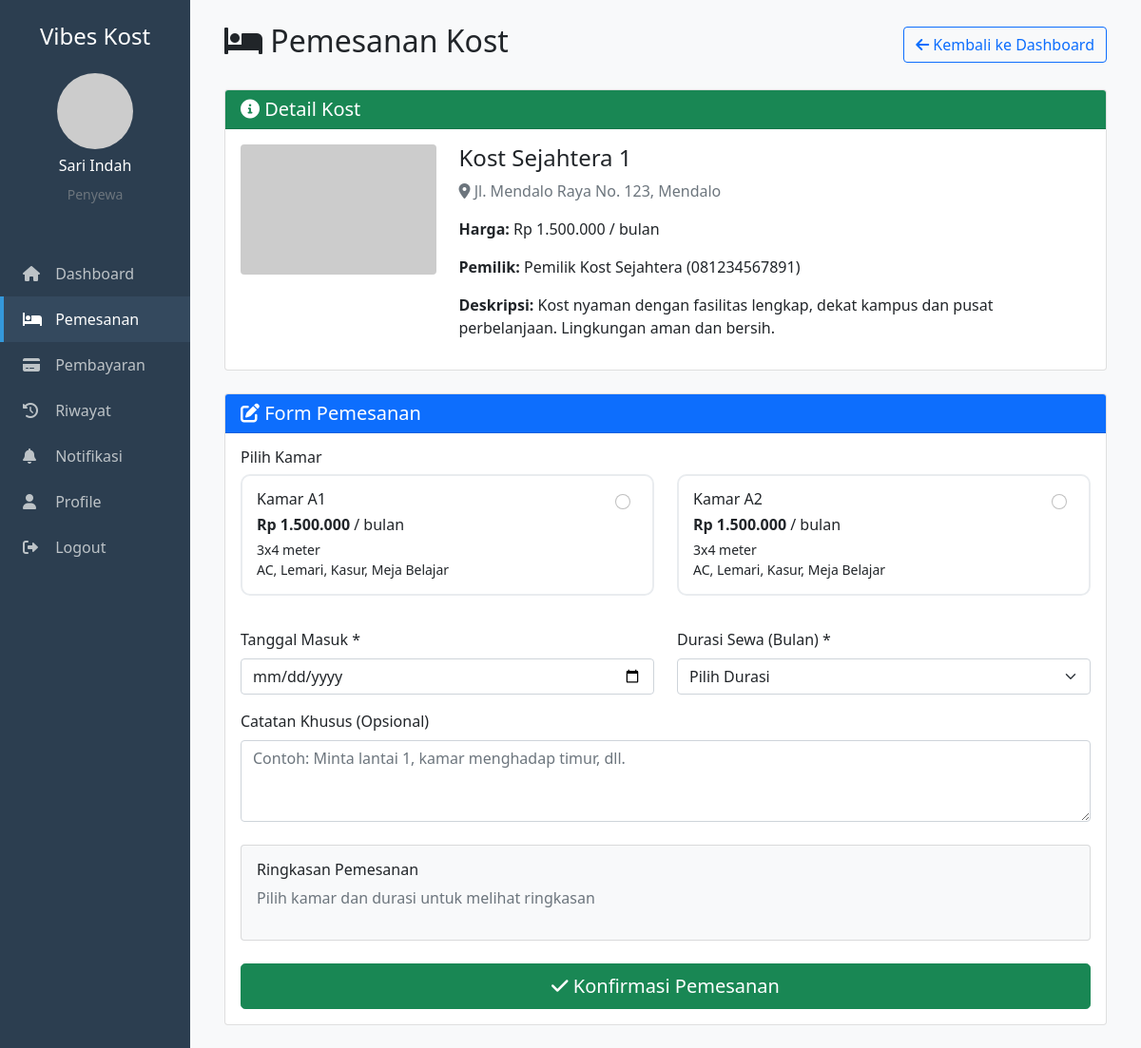
Screenshot of /penyewa/pemesanan.php?kost_id=1 (signed in) with the database file from the repository.
### tables this page shows
CREATE TABLE kost (
    id INT PRIMARY KEY AUTO_INCREMENT,
    pemilik_id INT NOT NULL,
    nama_kost VARCHAR(100) NOT NULL,
    alamat TEXT NOT NULL,
    deskripsi TEXT,
    harga_per_bulan DECIMAL(12,2) NOT NULL,
    latitude DECIMAL(10,8),
    longitude DECIMAL(11,8),
    foto_kost VARCHAR(255) DEFAULT 'default.jpg',
    fasilitas TEXT,
    peraturan TEXT,
    status ENUM('tersedia','tidak_tersedia') DEFAULT 'tersedia',
    created_at TIMESTAMP DEFAULT CURRENT_TIMESTAMP,
    updated_at TIMESTAMP DEFAULT CURRENT_TIMESTAMP ON UPDATE CURRENT_TIMESTAMP,
    FOREIGN KEY (pemilik_id) REFERENCES users(id) ON DELETE CASCADE
);

CREATE TABLE users (
    id INT PRIMARY KEY AUTO_INCREMENT,
    nama VARCHAR(100) NOT NULL,
    email VARCHAR(100) UNIQUE NOT NULL,
    password VARCHAR(255) NOT NULL,
    role ENUM('admin','pemilik','penyewa') NOT NULL,
    no_telepon VARCHAR(20),
    alamat TEXT,
     
    bank_nama VARCHAR(100),
    bank_nomor VARCHAR(50),
    bank_atas_nama VARCHAR(100),
    foto_profil VARCHAR(255) DEFAULT 'default.jpg',
    is_active BOOLEAN DEFAULT TRUE,
    created_at TIMESTAMP DEFAULT CURRENT_TIMESTAMP,
    updated_at TIMESTAMP DEFAULT CURRENT_TIMESTAMP ON UPDATE CURRENT_TIMESTAMP
);

CREATE TABLE kamars (
    id INT PRIMARY KEY AUTO_INCREMENT,
    kost_id INT NOT NULL,
    nomor_kamar VARCHAR(10) NOT NULL,
    ukuran_kamar VARCHAR(20),
    harga_per_bulan DECIMAL(12,2) NOT NULL,
    fasilitas_kamar TEXT,
    deskripsi_kamar TEXT,
    foto_kamar VARCHAR(255),
    status ENUM('tersedia','dipesan','ditempati') DEFAULT 'tersedia',
    created_at TIMESTAMP DEFAULT CURRENT_TIMESTAMP,
    updated_at TIMESTAMP DEFAULT CURRENT_TIMESTAMP ON UPDATE CURRENT_TIMESTAMP,
    FOREIGN KEY (kost_id) REFERENCES kost(id) ON DELETE CASCADE
);

### penyewa/pemesanan.php (the view, shortened to what this page needs)
<?php
include '../includes/config.php';
$success = '';
$kost_id = isset($_GET['kost_id']) ? intval($_GET['kost_id']) : 0;
$kost = null;
$available_rooms = [];
if ($kost_id) {
    $kost_query = "SELECT k.*, u.nama as pemilik_nama, u.no_telepon as pemilik_telepon
                   FROM kost k
                   JOIN users u ON k.pemilik_id = u.id
                   WHERE k.id = ? AND k.status = 'tersedia'";
    $stmt = $conn->prepare($kost_query);
    $stmt->bind_param("i", $kost_id);
    $stmt->execute();
    $kost = $stmt->get_result()->fetch_assoc();
    if ($kost) {
        $rooms_query = "SELECT * FROM kamars
                       WHERE kost_id = ? AND status = 'tersedia'
                       ORDER BY nomor_kamar";
        $stmt = $conn->prepare($rooms_query);
        $stmt->bind_param("i", $kost_id);
        $stmt->execute();
        $available_rooms = $stmt->get_result()->fetch_all(MYSQLI_ASSOC);
    }
}
?>
<!DOCTYPE html>
<html lang="id">
<head>
    <link href="https://cdn.jsdelivr.net/npm/bootstrap@5.1.3/dist/css/bootstrap.min.css" rel="stylesheet">
    <link href="https://cdnjs.cloudflare.com/ajax/libs/font-awesome/6.0.0/css/all.min.css" rel="stylesheet">
</head>
<body>
    <div class="container-fluid">
        <div class="row">
            <div class="col-md-3 col-lg-2 sidebar p-0">
                <div class="p-4">
                    <h4 class="text-center mb-4">Vibes Kost</h4>
                    <div class="text-center mb-4">
                        <img src="../uploads/profil/<?php echo $_SESSION['foto_profil']; ?>"
                             class="rounded-circle"
                             width="80"
                             height="80"
                             alt="Profile"
                             onerror="this.src='https://via.placeholder.com/80'">
                        <h6 class="mt-2"><?php echo $_SESSION['nama']; ?></h6>
                        <small class="text-muted">Penyewa</small>
                    </div>
                </div>
                <nav class="nav flex-column">
                    <a class="nav-link" href="dashboard.php">
                        <i class="fas fa-home"></i> Dashboard
                    </a>
                    <a class="nav-link active" href="pemesanan.php">
                        <i class="fas fa-bed"></i> Pemesanan
                    </a>
                    <a class="nav-link" href="pembayaran.php">
                        <i class="fas fa-credit-card"></i> Pembayaran
                    </a>
                    <a class="nav-link" href="riwayat.php">
                        <i class="fas fa-history"></i> Riwayat
                    </a>
                    <a class="nav-link" href="notifikasi.php">
                        <i class="fas fa-bell"></i> Notifikasi
                    </a>
                    <a class="nav-link" href="profile.php">
                        <i class="fas fa-user"></i> Profile
                    </a>
                    <a class="nav-link" href="../auth/logout.php">
                        <i class="fas fa-sign-out-alt"></i> Logout
                    </a>
                </nav>
            </div>
            <div class="col-md-9 col-lg-10 main-content">
                <div class="p-4">
                    <div class="d-flex justify-content-between align-items-center mb-4">
                        <h2><i class="fas fa-bed"></i> Pemesanan Kost</h2>
                        <a href="dashboard.php" class="btn btn-outline-primary">
                            <i class="fas fa-arrow-left"></i> Kembali ke Dashboard
                        </a>
                    </div>
                    <?php if ($kost && !$success): ?>
                    <div class="card mb-4">
                        <div class="card-header bg-success text-white">
                            <h5 class="mb-0"><i class="fas fa-info-circle"></i> Detail Kost</h5>
                        </div>
                        <div class="card-body">
                            <div class="row">
                                <div class="col-md-3">
                                    <img src="../uploads/kost/<?php echo $kost['foto_kost']; ?>"
                                         class="img-fluid rounded"
                                         alt="<?php echo $kost['nama_kost']; ?>"
                                         onerror="this.src='https://via.placeholder.com/300x200?text=No+Image'">
                                </div>
                                <div class="col-md-9">
                                    <h4><?php echo $kost['nama_kost']; ?></h4>
                                    <p class="text-muted">
                                        <i class="fas fa-map-marker-alt"></i>
                                        <?php echo $kost['alamat']; ?>
                                    </p>
                                    <p><strong>Harga:</strong> Rp <?php echo number_format($kost['harga_per_bulan'], 0, ',', '.'); ?> / bulan</p>
                                    <p><strong>Pemilik:</strong> <?php echo $kost['pemilik_nama']; ?> (<?php echo $kost['pemilik_telepon']; ?>)</p>
                                    <p><strong>Deskripsi:</strong> <?php echo $kost['deskripsi']; ?></p>
                                </div>
                            </div>
                        </div>
                    </div>
                    <div class="card">
                        <div class="card-header bg-primary text-white">
                            <h5 class="mb-0"><i class="fas fa-edit"></i> Form Pemesanan</h5>
                        </div>
                        <div class="card-body">
                            <form method="POST" id="bookingForm">
                                <div class="mb-4">
                                    <h6>Pilih Kamar</h6>
                                    <?php if (empty($available_rooms)): ?>
                                        <div class="alert alert-warning">
                                            <i class="fas fa-exclamation-triangle"></i>
                                            Tidak ada kamar tersedia untuk kost ini.
                                        </div>
                                    <?php else: ?>
                                        <div class="row">
                                            <?php foreach ($available_rooms as $room):
                                                $harga_kamar = number_format($room['harga_per_bulan'], 0, ',', '.');
                                            ?>
                                            <div class="col-md-6">
                                                <div class="room-option" data-room-id="<?php echo $room['id']; ?>">
                                                    <div class="d-flex justify-content-between align-items-start">
                                                        <div>
                                                            <h6 class="mb-1">Kamar <?php echo $room['nomor_kamar']; ?></h6>
                                                            <p class="mb-1"><strong>Rp <?php echo $harga_kamar; ?></strong> / bulan</p>
                                                            <small class="d-block"><?php echo $room['ukuran_kamar']; ?></small>
                                                            <small class="d-block"><?php echo $room['fasilitas_kamar']; ?></small>
                                                        </div>
                                                        <div class="form-check">
                                                            <input class="form-check-input" type="radio" name="kamar_id"
                                                                   value="<?php echo $room['id']; ?>" required>
                                                        </div>
                                                    </div>
                                                </div>
                                            </div>
                                            <?php endforeach; ?>
                                        </div>
                                    <?php endif; ?>
                                </div>
                                <?php if (!empty($available_rooms)): ?>
                                <div class="row">
                                    <div class="col-md-6">
                                        <div class="mb-3">
                                            <label class="form-label">Tanggal Masuk *</label>
                                            <input type="date" name="tanggal_masuk" class="form-control"
                                                   min="<?php echo date('Y-m-d'); ?>" required>
                                        </div>
                                    </div>
                                    <div class="col-md-6">
                                        <div class="mb-3">
                                            <label class="form-label">Durasi Sewa (Bulan) *</label>
                                            <select name="durasi_sewa" class="form-select" required>
                                                <option value="">Pilih Durasi</option>
                                            </select>
                                        </div>
                                    </div>
                                </div>
                                <div class="mb-4">
                                    <label class="form-label">Catatan Khusus (Opsional)</label>
                                    <textarea name="catatan_khusus" class="form-control" rows="3"
                                              placeholder="Contoh: Minta lantai 1, kamar menghadap timur, dll."></textarea>
                                </div>
                                <div class="card bg-light mb-4">
                                    <div class="card-body">
                                        <h6>Ringkasan Pemesanan</h6>
                                        <div id="bookingSummary">
                                            <p class="text-muted">Pilih kamar dan durasi untuk melihat ringkasan</p>
                                        </div>
                                    </div>
                                </div>
                                <div class="d-grid">
                                    <button type="submit" name="submit_pemesanan" class="btn btn-success btn-lg">
                                        <i class="fas fa-check"></i> Konfirmasi Pemesanan
                                    </button>
                                </div>
                                <?php endif; ?>
                            </form>
                        </div>
                    </div>
                    <?php endif; ?>
                </div>
            </div>
        </div>
    </div>
</body>
</html>

### penyewa/pemesanan.php (style rules this page uses)
.sidebar { background: #2c3e50; min-height: 100vh; color: white; }
.sidebar .nav-link { color: #bdc3c7; padding: 12px 20px; border-left: 4px solid transparent; transition: all 0.3s; }
.sidebar .nav-link:hover, .sidebar .nav-link.active { color: white; background: #34495e; border-left-color: #3498db; }
.sidebar .nav-link i { width: 20px; margin-right: 10px; }
.main-content { background: #f8f9fa; min-height: 100vh; }
.room-option { border: 2px solid #e9ecef; border-radius: 10px; padding: 15px; margin-bottom: 10px; cursor: pointer; transition: all 0.3s; }

### rows the page displays
kost: nama_kost "Kost Sejahtera 1", alamat "Jl. Mendalo Raya No. 123, Mendalo", harga_per_bulan "1.500.000", pemilik.nama "Pemilik Kost Sejahtera", pemilik.no_telepon "081234567891", deskripsi "Kost nyaman dengan fasilitas lengkap, dekat kampus dan pusat perbelanjaan. Lingkungan aman dan bersih."
kamars: nomor_kamar "A1", harga_per_bulan "1.500.000", ukuran_kamar "3x4 meter", fasilitas_kamar "AC, Lemari, Kasur, Meja Belajar"
kamars: nomor_kamar "A2", harga_per_bulan "1.500.000", ukuran_kamar "3x4 meter", fasilitas_kamar "AC, Lemari, Kasur, Meja Belajar"

### other values shown
$_SESSION['nama'] "Sari Indah"
